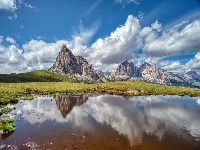
#> input picture AES_Encryption/client/image.jpg, 200 x 150 px, given in place of the camera
$ python serverRTSP.py
#> lines starting #> are read from the running program, lines starting #| are printed output that depends on the picture
import cv2
import numpy as np
import sys
import time
import socket
import pyshine

def start_recording():
    print('partita la registrazione')
    return

def stop_recording():
    print('stoppata la registrazione')
    return

def record(frame, output_stream):
    ret, buffer = cv2.imencode('.jpg', frame)
    frame = buffer.tobytes()
    print('sto registrando, scrivo un frame sul tunnel rtsp')
    output_stream.write(frame)
    return


def get_mask(frame1, frame2, kernel=np.array((9,9), dtype=np.uint8)):
    """ Obtains image mask
        Inputs:
            frame1 - Grayscale frame at time t
            frame2 - Grayscale frame at time t + 1
            kernel - (NxN) array for Morphological Operations
        Outputs:
            mask - Thresholded mask for moving pixels
        """
    frame_diff = cv2.subtract(frame2, frame1)

    # blur the frame difference
    frame_diff = cv2.medianBlur(frame_diff, 3)

    mask = cv2.adaptiveThreshold(frame_diff, 255, cv2.ADAPTIVE_THRESH_GAUSSIAN_C,\
                cv2.THRESH_BINARY_INV, 11, 3)

    mask = cv2.medianBlur(mask, 3)

    # morphological operations
    mask = cv2.morphologyEx(mask, cv2.MORPH_CLOSE, kernel, iterations=1)

    num_diff_pixels = np.sum(mask == 255)

    return mask, num_diff_pixels


def test():
    # IMAGE SIZE
    WIDTH = 256
    HEIGHT = 256
    ########################
    #camera status
    recording=False

    threshold_start_reg=5
    threshold_stop_reg=5

    threshold_start_num_pixel=500
    threshold_stop_num_pixel=200

    output_rtsp_url='rtsp://localhost:5000/out.h264'

    ########################
    # Inizializza la telecamera (imposta il parametro 0 se stai usando la webcam integrata)
    cap = cv2.VideoCapture(2)

    # Cattura un frame dalla telecamera
    _, oldFrame = cap.read()
#> oldFrame is the input picture: shape (150, 200, 3); mean B, G, R 139, 129.3, 115.9

    # Effettua il resize del frame
    #resized_frame = cv2.resize(oldFrame, (WIGHT, HEIGHT))

    output_stream = cv2.VideoWriter(output_rtsp_url,  cv2.CAP_FFMPEG,  0,  30,  (WIDTH,  HEIGHT))

    threshold_count=0
    while True:
        # Cattura un frame dalla telecamera
        _, actualFrame = cap.read()

        # Effettua il resize del frame
        #resized_frame = cv2.resize(actualFrame, (WIGHT, HEIGHT))

        # Visualizza il frame
        cv2.imshow("Frame", actualFrame)

        img1_rgb = cv2.cvtColor(oldFrame, cv2.COLOR_BGR2RGB)
        img2_rgb = cv2.cvtColor(actualFrame, cv2.COLOR_BGR2RGB)

        # convert to grayscale
        img1 = cv2.cvtColor(img1_rgb, cv2.COLOR_RGB2GRAY)
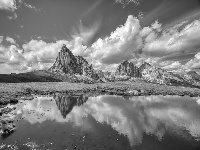
#> img1: shape (150, 200); min 1, max 255, mean 126.4
        img2 = cv2.cvtColor(img2_rgb, cv2.COLOR_RGB2GRAY)


        kernel = np.array((9,9), dtype=np.uint8)
        mask, frame_diff = get_mask(img1, img2, kernel)
#> in get_mask, `frame_diff = cv2.subtract(frame2, frame1)`: frame_diff: shape (150, 200); every value is 0
#> in get_mask, `num_diff_pixels = np.sum(mask == 255)`: num_diff_pixels = 0
#> frame_diff = 0

        cv2.imshow("motion", mask)
        print('il numero di pixel che differiscono è: ',frame_diff, ' su ', np.size(mask))
#| il numero di pixel che differiscono è:  0  su  30000
        print('\n')

        ########################
        # se non sta registrando, dopo 5 volte che sono stati rilevati in una diff 500+ pixel di differenza viene fatta partire la registrazione
        #se sta registrando, quando viene rilevata per 5 volte una diff < 200 stoppa la registrazione
        if(False):
                if(not recording and frame_diff>threshold_start_num_pixel):
                    threshold_count+=1
                    if(threshold_count>=threshold_start_reg):
                        recording= not recording
                        threshold_count=0
                        print('inizia la registrazione')
                        record(actualFrame)
                elif(recording):
                    if(frame_diff>threshold_stop_num_pixel):
                        threshold_count+=1
                        if(threshold_count>=threshold_stop_reg):
                            recording= not recording
                            threshold_count=0
                            print('stoppa la registrazione')
                            record(actualFrame)
                    else:
                        print('continua la registrazione')
                        record(actualFrame)
        record(actualFrame, output_stream)
#> in record, `ret, buffer = cv2.imencode('.jpg', frame)`: buffer = 18791 values, max 255 at index 0, min 0 at index 4, mean 129.7
        time.sleep(0.5)


        # Interruzione del loop se viene premuto 'q'
        if cv2.waitKey(1) & 0xFF == ord('q'):
#> (key q is pressed here)
            break

        oldFrame=actualFrame

    # Rilascia la telecamera e chiudi la finestra
    cap.release()
    cv2.destroyAllWindows()
    return

if __name__ == "__main__":
    test()
